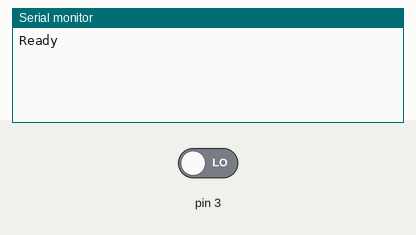
A sketch run on a simulated Arduino Uno, built with avr-gcc and run on an emulated ATmega328P. On the bench: the last lines printed to the serial monitor. The inputs (shaded band) are chosen by the test bench; at power-on: pin 3 LOW.

Above: at 16.2 s.
16.3 s: pin 3 driven HIGH
At 16.9 s:
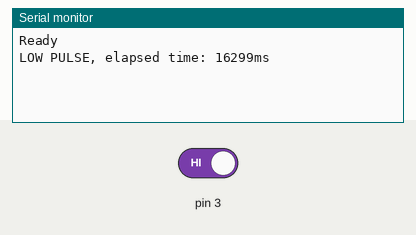
17.8 s: pin 3 driven LOW
At 19.2 s:
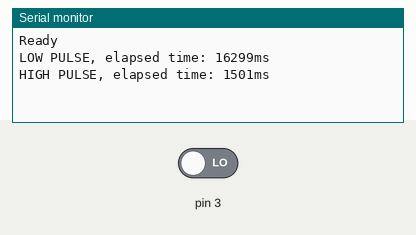

The sketch:

pengujian_pir.ino
```cpp
uint32_t LAST_STATE = LOW;
uint32_t CURRENT_STATE = LOW;
uint64_t NOW = 0;
uint64_t LAST_EDGE = 0;

void setup() {
  // put your setup code here, to run once:
  Serial.begin(115200);
  delay(15 * 1000);
  Serial.println("Ready");
}

void loop() {
  // put your main code here, to run repeatedly:
  NOW = millis();
  CURRENT_STATE = digitalRead(3);

  if (LAST_STATE == LOW && CURRENT_STATE == HIGH) {
    Serial.print("LOW PULSE");
    Serial.print(", elapsed time: ");
    Serial.print(NOW - LAST_EDGE);
    Serial.println("ms");

    LAST_EDGE = NOW;
  }
  else if (LAST_STATE == HIGH && CURRENT_STATE == LOW) {
    Serial.print("HIGH PULSE");
    Serial.print(", elapsed time: ");
    Serial.print(NOW - LAST_EDGE);
    Serial.println("ms");

    LAST_EDGE = NOW;
  }

  LAST_STATE = CURRENT_STATE;
  delay(1);
}
```

Measured:
- after the input at 16.3 s, the serial monitor: prints a new line at once (image 1)
- after the input at 17.8 s, the serial monitor: prints a new line at once (image 2)
